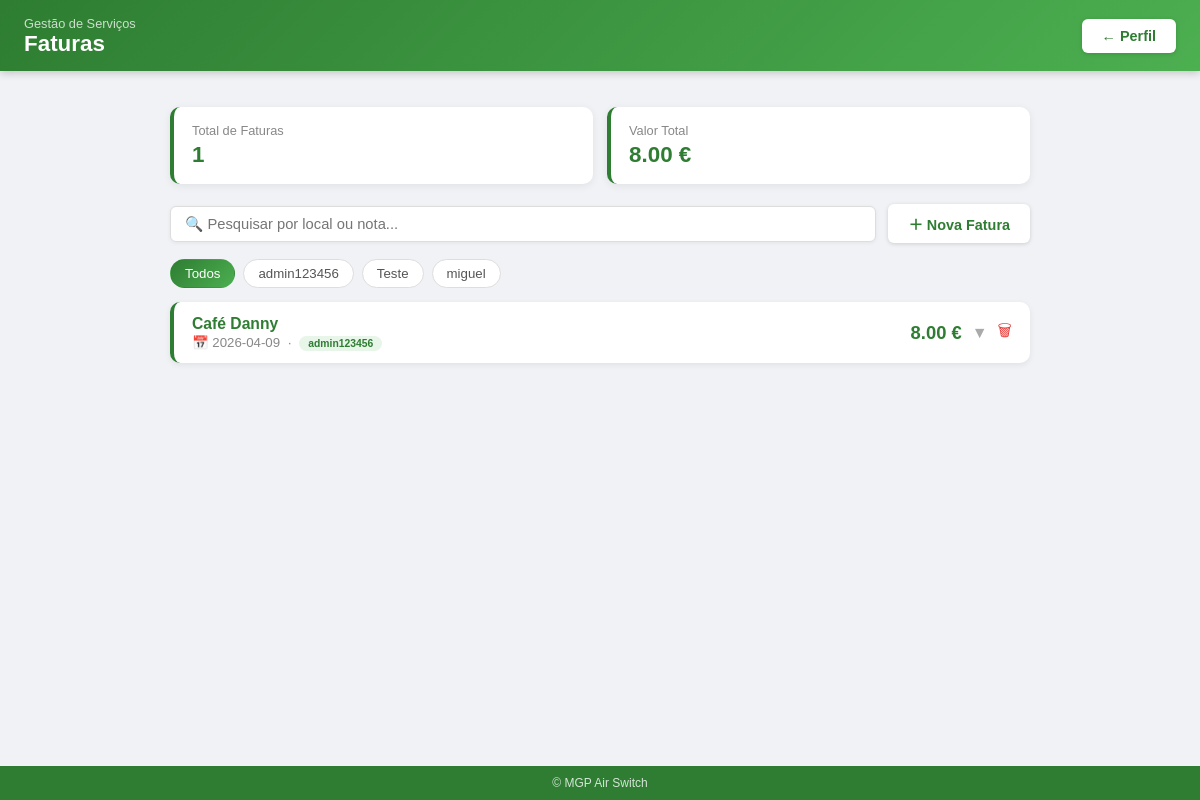
The app's page /faturas (signed in) with its own data.
### models.py (models this page shows)
class Usuario(UserMixin, db.Model):
    __tablename__ = 'usuario'
    id = db.Column(db.Integer, primary_key=True)
    nome = db.Column(db.String(30), unique=True)
    senha = db.Column(db.String())
    is_admin = db.Column(db.Boolean, default=False)

class Fatura(db.Model):
    __tablename__ = 'faturas'
    id = db.Column(db.Integer, primary_key=True)
    user_id = db.Column(db.Integer, db.ForeignKey('usuario.id'), nullable=False)
    local = db.Column(db.String(200), nullable=False)
    valor = db.Column(db.Float, nullable=False)
    data = db.Column(db.String(20), nullable=False)
    nota = db.Column(db.String(500), nullable=True)
    ficheiro = db.Column(db.String(300), nullable=True)
    created_at = db.Column(db.String(20), default=lambda: datetime.now().strftime('%d/%m/%Y'))

### main.py (the view, shortened to what this page needs)
@app.route('/faturas', methods=['GET', 'POST'])
@login_required
def faturas():
    os.makedirs(UPLOAD_FOLDER, exist_ok=True)
    if current_user.nome in ALLOWED_TO_REGISTER or current_user.is_admin:
        todas = db.session.query(Fatura, Usuario).join(
            Usuario, Fatura.user_id == Usuario.id
        ).order_by(Fatura.id.desc()).all()
    else:
        todas = db.session.query(Fatura, Usuario).join(
            Usuario, Fatura.user_id == Usuario.id
        ).filter(Fatura.user_id == current_user.id).order_by(Fatura.id.desc()).all()
    usuarios = db.session.query(Usuario).all()
    total = sum(f.valor for f, u in todas)
    return render_template('faturas.html', faturas=todas, total=total, usuarios=usuarios)

### main.py (called while the page is built)
@lm.user_loader
def user_loader(id):
    return db.session.query(Usuario).filter_by(id=id).first()

### templates/faturas.html (shortened to what this page needs)
<!DOCTYPE html>
<html lang="pt">
<head>
</head>
<body>
    <div class="page-header">
        <div>
            <div class="subtitle">Gestão de Serviços</div>
            <h1>Faturas</h1>
        </div>
        <a href="/perfil">← Perfil</a>
    </div>
    <div class="content">
        <div class="summary-row">
            <div class="summary-card">
                <div class="label">Total de Faturas</div>
                <div class="value" id="totalCount">{{ faturas|length }}</div>
            </div>
            <div class="summary-card">
                <div class="label">Valor Total</div>
                <div class="value" id="totalValue">{{ "%.2f"|format(total) }} €</div>
            </div>
        </div>
        <div class="top-bar">
            <input class="search-bar" type="text" id="searchInput" placeholder="🔍 Pesquisar por local ou nota..." oninput="pesquisar()">
            <button class="toggle-form-btn" onclick="toggleForm()">
                <span id="formIcon">＋</span> Nova Fatura
            </button>
        </div>
        {% if current_user.is_admin or current_user.nome in ['admin123456', 'miguel.pereira'] %}
        <div class="user-filter" id="userFilter">
            <button class="user-filter-btn active" onclick="filtrarUser('todos', this)">Todos</button>
            {% for u in usuarios %}
            <button class="user-filter-btn" onclick="filtrarUser('{{ u.nome }}', this)">{{ u.nome }}</button>
            {% endfor %}
        </div>
        {% endif %}
        <div id="faturasList">
            {% if faturas %}
                {% for fatura, user in faturas %}
                <div class="fatura-card" data-search="{{ fatura.local }} {{ fatura.nota }}" data-user="{{ user.nome }}">
                    <div class="fatura-header">
                        <div class="fatura-info">
                            <div class="fatura-local">{{ fatura.local }}</div>
                            <div class="fatura-sub">
                                📅 {{ fatura.data }}
                                {% if current_user.is_admin or current_user.nome in ['admin123456', 'miguel.pereira'] %}
                                &nbsp;·&nbsp; <span class="user-badge">{{ user.nome }}</span>
                                {% endif %}
                            </div>
                        </div>
                        <div class="fatura-valor">{{ "%.2f"|format(fatura.valor) }} €</div>
                        <div class="fatura-actions">
                            {% if fatura.nota or fatura.ficheiro %}
                            <button class="toggle-nota-btn" onclick="toggleNota(this)">▼</button>
                            {% endif %}
                            <form method="POST" action="/faturas/delete/{{ fatura.id }}" style="margin:0;" id="delFatura-{{ fatura.id }}">
                                <button type="button" class="delete-btn" onclick="openModal('delFatura-{{ fatura.id }}')">🗑</button>
                            </form>
                        </div>
                    </div>
                </div>
                {% endfor %}
            {% else %}
                <div class="no-results">Ainda não há faturas registadas.</div>
            {% endif %}
        </div>
    </div>
    <footer>&copy; MGP Air Switch</footer>
</body>
</html>

### templates/faturas.html (style rules this page uses)
* { box-sizing: border-box; margin: 0; padding: 0; }
body { font-family: 'Arial', sans-serif; background-color: #f0f2f5; padding-bottom: 60px; }
.page-header { background: linear-gradient(135deg, #2e7d32, #4CAF50); padding: 14px 24px; display: flex; align-items: center; justify-content: space-between; box-shadow: 0 2px 8px rgba(0,0,0,0.2); }
.page-header h1 { font-size: 1.4em; color: white; font-weight: 700; }
.page-header .subtitle { font-size: 0.8em; color: rgba(255,255,255,0.75); margin-top: 2px; }
.page-header a { padding: 9px 20px; background: white; color: #2e7d32; text-decoration: none; border-radius: 6px; font-size: 0.9em; font-weight: bold; box-shadow: 0 1px 4px rgba(0,0,0,0.15); transition: background 0.2s; }
.content { max-width: 900px; margin: 36px auto; padding: 0 20px; }
.top-bar { display: flex; justify-content: space-between; align-items: center; margin-bottom: 16px; gap: 12px; flex-wrap: wrap; }
.search-bar { flex: 1; min-width: 200px; padding: 9px 14px; border: 1px solid #ddd; border-radius: 6px; font-size: 0.92em; background: white; box-shadow: 0 1px 4px rgba(0,0,0,0.06); }
.toggle-form-btn { padding: 9px 20px; background: white; color: #2e7d32; border: none; border-radius: 6px; font-size: 0.9em; font-weight: bold; cursor: pointer; box-shadow: 0 1px 4px rgba(0,0,0,0.15); white-space: nowrap; transition: background 0.2s; }
.summary-row { display: flex; gap: 14px; margin-bottom: 20px; flex-wrap: wrap; }
.summary-card { flex: 1; min-width: 140px; background: white; border-radius: 10px; padding: 16px 18px; box-shadow: 0 2px 8px rgba(0,0,0,0.07); border-left: 4px solid #2e7d32; }
.summary-card .label { font-size: 0.8em; color: #888; margin-bottom: 4px; }
.summary-card .value { font-size: 1.4em; font-weight: bold; color: #2e7d32; }
.user-filter { display: flex; gap: 8px; flex-wrap: wrap; margin-bottom: 14px; }
.user-filter-btn { padding: 6px 14px; border: 1px solid #ddd; background: white; border-radius: 20px; font-size: 0.83em; cursor: pointer; color: #555; transition: all 0.2s; }
.user-filter-btn.active { background: linear-gradient(135deg, #2e7d32, #4CAF50); color: white; border-color: transparent; }
.fatura-card { background: white; border-radius: 10px; margin-bottom: 10px; overflow: hidden; box-shadow: 0 2px 6px rgba(0,0,0,0.07); border-left: 4px solid #2e7d32; }
.fatura-header { padding: 13px 18px; display: flex; justify-content: space-between; align-items: center; gap: 10px; }
.fatura-info { flex: 1; }
.fatura-local { font-weight: bold; color: #2e7d32; font-size: 0.98em; }
.fatura-sub { font-size: 0.83em; color: #888; margin-top: 2px; }
.fatura-valor { font-size: 1.15em; font-weight: bold; color: #2e7d32; white-space: nowrap; }
.fatura-actions { display: flex; align-items: center; gap: 10px; }
.toggle-nota-btn { background: none; border: none; color: #aaa; font-size: 1em; cursor: pointer; transition: transform 0.3s; padding: 0; line-height: 1; }
.delete-btn { background: none; border: none; color: #e53935; font-size: 1em; cursor: pointer; padding: 0; transition: transform 0.2s; }
.user-badge { background: #e8f5e9; color: #2e7d32; padding: 2px 9px; border-radius: 10px; font-size: 0.78em; font-weight: bold; white-space: nowrap; }
footer { text-align: center; padding: 10px; background: #2e7d32; color: rgba(255,255,255,0.8); font-size: 12px; position: fixed; bottom: 0; width: 100%; }

### records on screen
Usuario: nome "admin123456"
Usuario: nome "Teste"
Usuario: nome "miguel"
Fatura: local "Café Danny", data "2026-04-09", nome "admin123456", valor "8.00"

### other values on screen
{{ faturas|length }} "1"
{{ "%.2f"|format(total) }} "8.00"
